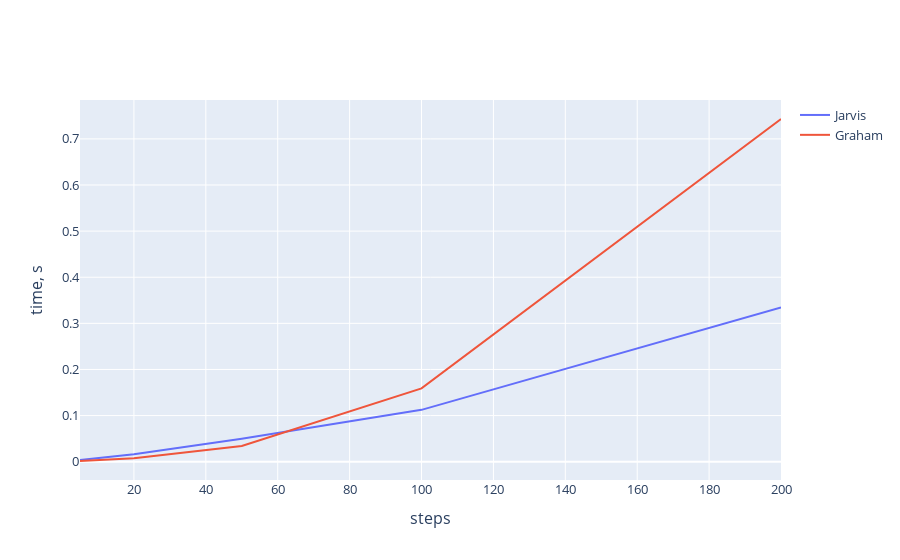

Notebook cell for this chart:
### Code cell
fig = go.Figure()
fig.add_trace(go.Scatter(x = stepsVec, y = TimeVec_Jarvis, mode = 'lines', name = 'Jarvis'))
fig.add_trace(go.Scatter(x = stepsVec, y = TimeVec_Graham, mode = 'lines', name = 'Graham'))
fig.update_layout(xaxis_title = 'steps', yaxis_title = 'time, s',
                 font = dict(size = 13))
fig.show()

### Figure 1 — Plotly figure (JSON) as saved in the notebook; plotly's stock layout.template omitted (floating-point values rounded to 4 significant figures)
{"data": [{"mode": "lines", "name": "Jarvis", "type": "scatter", "x": [5, 10, 20, 50, 100, 200], "y": [0.003931, 0.008168, 0.01625, 0.04982, 0.1124, 0.3345]}, {"mode": "lines", "name": "Graham", "type": "scatter", "x": [5, 10, 20, 50, 100, 200], "y": [0.001526, 0.003422, 0.007475, 0.03415, 0.159, 0.7431]}], "layout": {"font": {"size": 13}, "xaxis": {"title": {"text": "steps"}}, "yaxis": {"title": {"text": "time, s"}}}}
